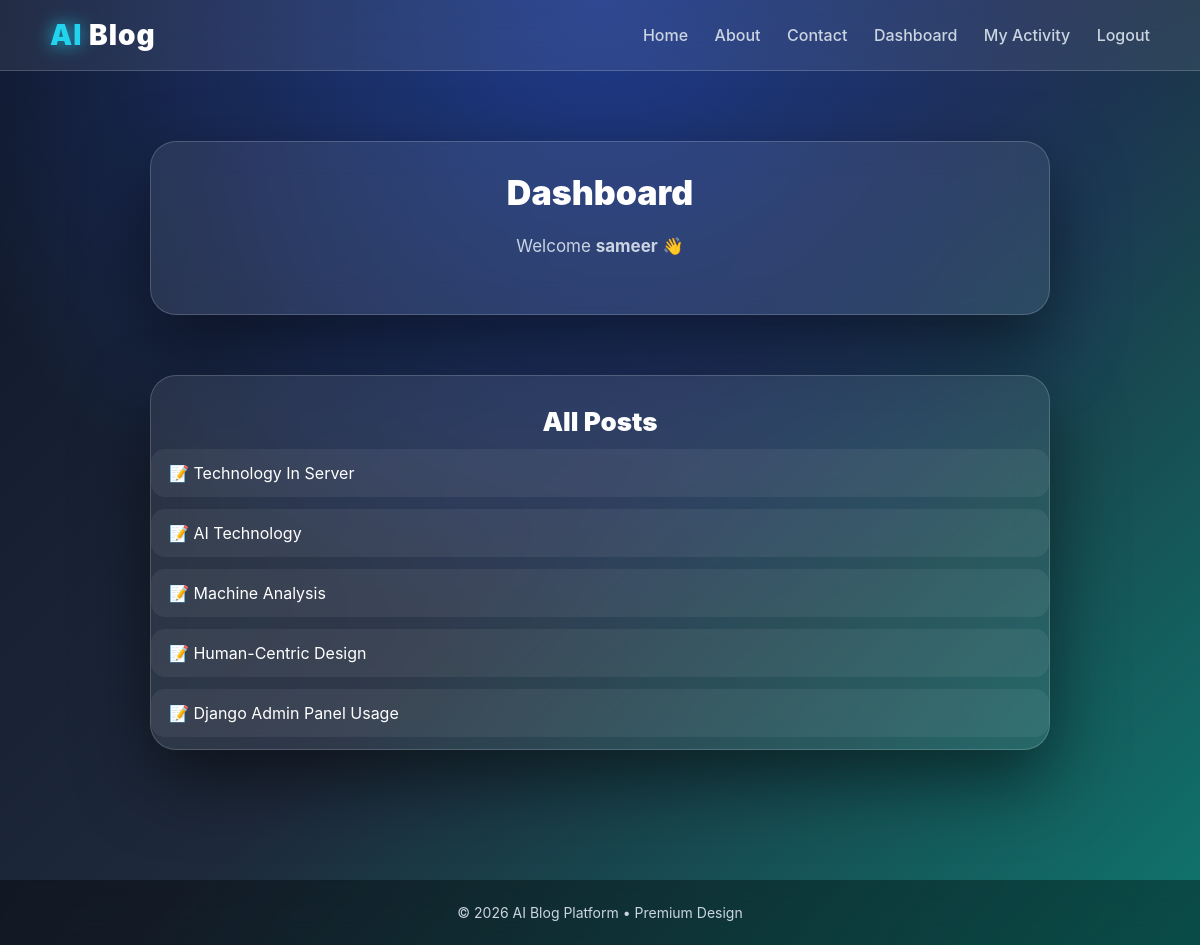
/dashboard/ (signed in), run on the app's committed database.
### ai_model/models.py (models this page shows, shortened)
class Post(models.Model):
    author = models.ForeignKey(User, on_delete=models.CASCADE)
    category = models.ForeignKey(Category, on_delete=models.CASCADE)
    title = models.CharField(max_length=200)
    slug = models.SlugField(unique=True, blank=True)
    content = models.TextField()
    image = models.ImageField(upload_to='posts/', blank=True)
    ai_summary = models.TextField(blank=True)
    views = models.IntegerField(default=0)
    likes = models.ManyToManyField(User, blank=True, related_name='liked_posts')
    is_published = models.BooleanField(default=True)
    created_at = models.DateTimeField(auto_now_add=True)

### ai_model/views.py (the view)
# urls.py: path('dashboard/', views.dashboard, name='dashboard'),
@login_required
def dashboard(request):
    posts = Post.objects.all().order_by('-created_at')
    return render(request, 'ai_model/dashboard.html', {'posts': posts})

### ai_model/templates/ai_model/dashboard.html
{% extends 'ai_model/base.html' %}
{% block content %}
<div class="blog-card">
    <h1 class="blog-title">Dashboard</h1>
    <p class="blog-content">
        Welcome <b>{{ request.user.username }}</b> 👋
    </p>
</div>
<div class="blog-card">
    <h2 class="blog-title" style="font-size:26px;">All Posts</h2>
    {% for post in posts %}
        <div style="
            background: rgba(255,255,255,0.06);
            padding:14px 18px;
            border-radius:14px;
            margin-bottom:12px;
        ">
            📝 {{ post.title }}
        </div>
    {% empty %}
        <p class="blog-content">No posts available</p>
    {% endfor %}
</div>
{% endblock %}

### ai_model/templates/ai_model/static/ai_model/style.css (style rules this page uses)
body { font-family: Arial; background: #f4f6f9; }

### ai_model/templates/ai_model/base.html (style rules this page uses)
:root { --bg-main:#0f172a; --bg-grad-1:#1e293b; --bg-grad-2:#0f766e; --glass-bg:rgba(255,255,255,0.08); --glass-border:rgba(255,255,255,0.18); --text-main:#ffffff; --text-soft:#cbd5e1; --accent:#22d3ee; }
* { box-sizing:border-box; }
body { margin:0; font-family:'Inter',system-ui,sans-serif; color:var(--text-main); min-height:100vh; background: radial-gradient(circle at top,#1e3a8a,transparent 60%), linear-gradient(135deg,var(--bg-main),var(--bg-grad-1),var(--bg-grad-2)); background-attachment:fixed; }
.blog-card { max-width:900px; margin:0 auto 60px auto; background:var(--glass-bg); border:1px solid var(--glass-border); border-radius:26px; overflow:hidden; backdrop-filter:blur(16px); box-shadow:0 30px 70px rgba(0,0,0,.5); transition:.4s; }
.blog-title { text-align:center; font-size:34px; font-weight:900; margin:30px 20px 12px; }
.blog-content { text-align:center; color:var(--text-soft); font-size:17px; line-height:1.9; padding:0 50px 35px; }

### data on the page
Post: title "Technology In Server"
Post: title "AI Technology"
Post: title "Machine Analysis"
Post: title "Human-Centric Design"
Post: title "Django Admin Panel Usage"

### other printed values
{{ request.user.username }} "sameer"
